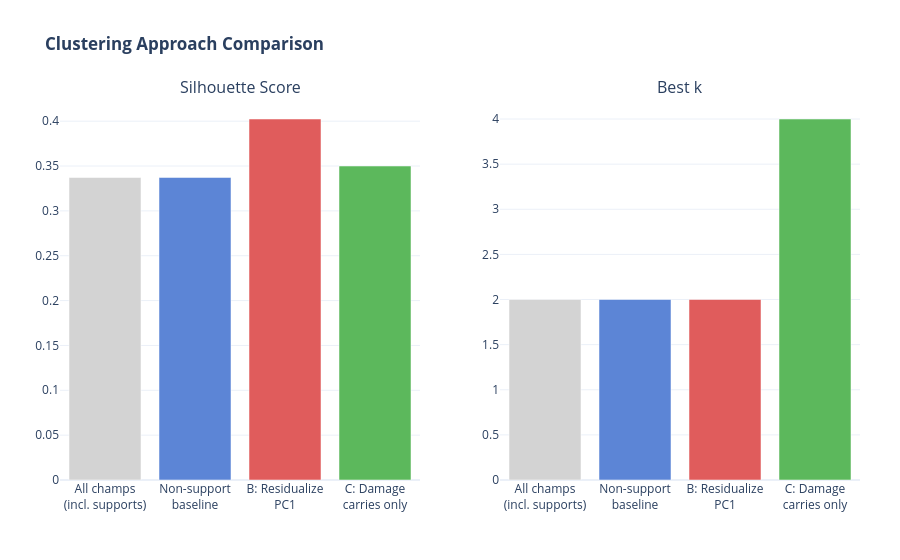

The cell this chart's notebook holds for it:
### Code cell
# ── Alternative Clustering Approaches ─────────────────────────────────────────
# Shows why supports were excluded (baseline all-champs vs non-support),
# then compares strategies *within* the non-support set.

champs_carry = coef_matrix.index.tolist()          # already filtered (non-support)
champs_full  = coef_matrix_full.index.tolist()     # all champions including supports

M_carry = coef_matrix[CLUSTER_FEATURES].values
M_full  = coef_matrix_full[CLUSTER_FEATURES].values

def _run_clustering(M, champs, label):
    scores = {}
    for k in range(2, 9):
        if k >= len(champs): break
        lbls = KMeans(n_clusters=k, random_state=RANDOM_STATE, n_init=10).fit_predict(M)
        scores[k] = silhouette_score(M, lbls)
    best_k = max(scores, key=scores.get)
    best_labels = KMeans(n_clusters=best_k, random_state=RANDOM_STATE, n_init=10).fit_predict(M)
    print(f"\n{label}")
    print(f"  n={len(champs)}  best_k={best_k}  silhouette={scores[best_k]:.4f}")
    print(f"  Cluster sizes: {pd.Series(best_labels).value_counts().sort_index().to_dict()}")
    return best_k, scores[best_k], best_labels, scores

# ── All champions (shows why we split out supports) ───────────────────────────
k_full, sil_full, labels_full, _ = _run_clustering(M_full, champs_full, "All champions (includes supports)")

# ── Non-support baseline ──────────────────────────────────────────────────────
k_carry, sil_carry, labels_carry, _ = _run_clustering(M_carry, champs_carry, "Non-support baseline (current pipeline)")

crosstab_carry = pd.crosstab(
    pd.Series([get_class(c) for c in champs_carry], name="class"),
    pd.Series(labels_carry, name="cluster"),
)
print(crosstab_carry.to_string())

# ── B: Residualize PC1 within non-supports ────────────────────────────────────
pca1 = PCA(n_components=1, random_state=RANDOM_STATE)
pc1_proj = pca1.fit_transform(M_carry)
M_resid  = M_carry - pca1.inverse_transform(pc1_proj)
k_resid, sil_resid, labels_resid, _ = _run_clustering(M_resid, champs_carry, "B: Residualize dominant axis (within non-supports)")

crosstab_resid = pd.crosstab(
    pd.Series([get_class(c) for c in champs_carry], name="class"),
    pd.Series(labels_resid, name="cluster"),
)
print(crosstab_resid.to_string())

# ── C: Stratified — damage vs utility within non-supports ─────────────────────
UTILITY_CLASSES = {"Specialist"}   # adjust if needed
champs_dmg = [c for c in champs_carry if get_class(c) not in UTILITY_CLASSES]
champs_utl = [c for c in champs_carry if get_class(c) in UTILITY_CLASSES]
M_dmg = coef_matrix.loc[champs_dmg, CLUSTER_FEATURES].values

k_dmg, sil_dmg, labels_dmg, _ = _run_clustering(M_dmg, champs_dmg, "C: Damage-focused carries only")
sil_c = sil_dmg   # simplified — utility group too small to cluster meaningfully

# ── Summary plot ──────────────────────────────────────────────────────────────
labels_plot  = ["All champs<br>(incl. supports)", "Non-support<br>baseline", "B: Residualize<br>PC1", "C: Damage<br>carries only"]
sils         = [sil_full, sil_carry, sil_resid, sil_c]
ks           = [k_full,   k_carry,   k_resid,   k_dmg]
colors_bar   = ["lightgrey", "#5c85d6", "#e05c5c", "#5cb85c"]

fig = make_subplots(rows=1, cols=2, subplot_titles=["Silhouette Score", "Best k"])
fig.add_trace(go.Bar(x=labels_plot, y=sils, marker_color=colors_bar, showlegend=False,
                     hovertemplate="%{x}<br>Silhouette: %{y:.4f}<extra></extra>"), row=1, col=1)
fig.add_trace(go.Bar(x=labels_plot, y=ks, marker_color=colors_bar, showlegend=False,
                     hovertemplate="%{x}<br>k=%{y}<extra></extra>"), row=1, col=2)
fig.update_layout(
    title=dict(text="<b>Clustering Approach Comparison</b>", font_size=17),
    template=PLOTLY_TEMPLATE, height=400,
    margin=dict(l=60, r=40, t=100, b=80),
)
fig.show()

print("\n── Verdict ──────────────────────────────────────────────────────────")
best_sil = max(zip(labels_plot, sils), key=lambda x: x[1])
most_k   = max(zip(labels_plot, ks),   key=lambda x: x[1])
print(f"  Highest silhouette: {best_sil[0].replace('<br>', ' ')} ({best_sil[1]:.4f})")
print(f"  Most clusters:      {most_k[0].replace('<br>', ' ')} (k={most_k[1]})")

### Figure 1 — Plotly figure (JSON) as saved in the notebook; plotly's stock layout.template omitted (floating-point values rounded to 4 significant figures)
{"data": [{"hovertemplate": "%{x}<br>Silhouette: %{y:.4f}<extra></extra>", "marker": {"color": ["lightgrey", "#5c85d6", "#e05c5c", "#5cb85c"]}, "showlegend": false, "type": "bar", "x": ["All champs<br>(incl. supports)", "Non-support<br>baseline", "B: Residualize<br>PC1", "C: Damage<br>carries only"], "xaxis": "x", "y": [0.3373, 0.3373, 0.4024, 0.35], "yaxis": "y"}, {"hovertemplate": "%{x}<br>k=%{y}<extra></extra>", "marker": {"color": ["lightgrey", "#5c85d6", "#e05c5c", "#5cb85c"]}, "showlegend": false, "type": "bar", "x": ["All champs<br>(incl. supports)", "Non-support<br>baseline", "B: Residualize<br>PC1", "C: Damage<br>carries only"], "xaxis": "x2", "y": [2, 2, 2, 4], "yaxis": "y2"}], "layout": {"annotations": [{"font": {"size": 16}, "showarrow": false, "text": "Silhouette Score", "x": 0.225, "xanchor": "center", "xref": "paper", "y": 1, "yanchor": "bottom", "yref": "paper"}, {"font": {"size": 16}, "showarrow": false, "text": "Best k", "x": 0.775, "xanchor": "center", "xref": "paper", "y": 1, "yanchor": "bottom", "yref": "paper"}], "autosize": true, "margin": {"b": 80, "l": 60, "r": 40, "t": 100}, "title": {"font": {"size": 17}, "text": "<b>Clustering Approach Comparison</b>"}, "xaxis": {"anchor": "y", "autorange": true, "domain": [0, 0.45], "range": [-0.5, 3.5], "type": "category"}, "xaxis2": {"anchor": "y2", "autorange": true, "domain": [0.55, 1], "range": [-0.5, 3.5], "type": "category"}, "yaxis": {"anchor": "x", "autorange": true, "domain": [0, 1], "range": [0, 0.4236], "type": "linear"}, "yaxis2": {"anchor": "x2", "autorange": true, "domain": [0, 1], "range": [0, 4.211], "type": "linear"}}}
